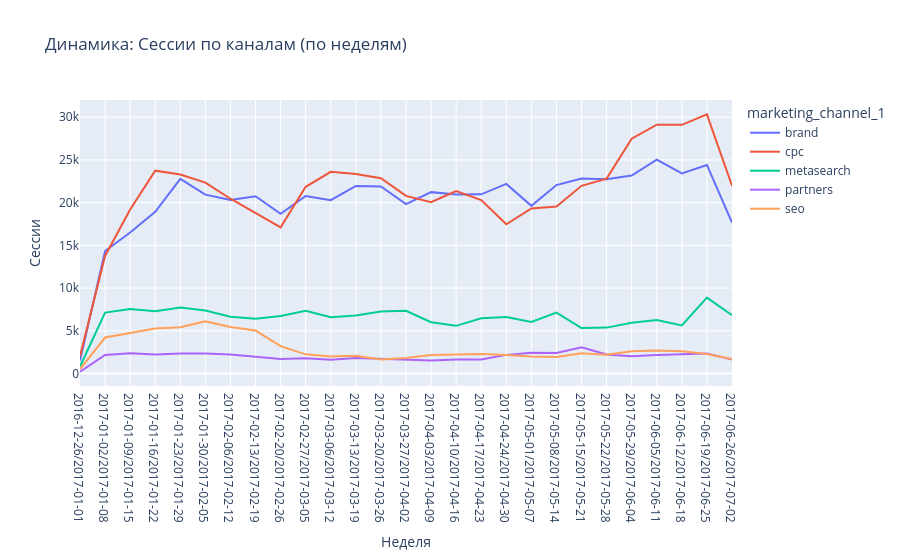
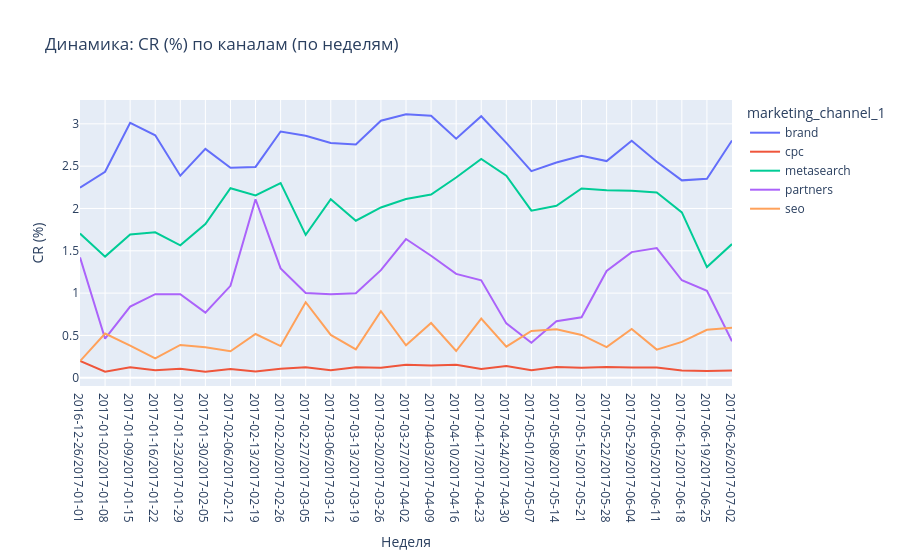
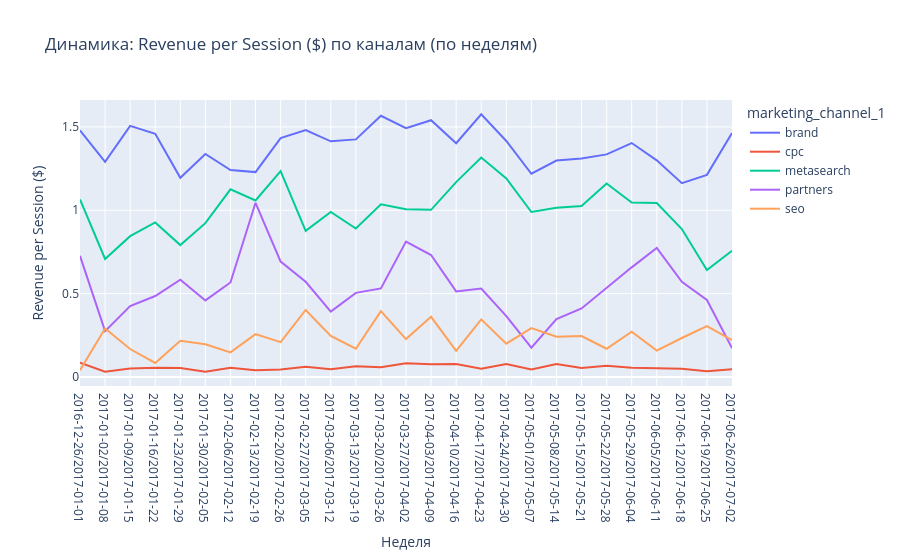

The notebook cell these images were saved under, in order:
### Markdown cell above
## 4. Динамика по времени

### Code cell
weekly = df.groupby(['week','marketing_channel_1']).agg(
    sessions=('session_id','count'),
    bookings=('session_with_booking','sum'),
    commission=('commission_usd','sum')
).reset_index()
weekly['cr'] = weekly['bookings'] / weekly['sessions'] * 100
weekly['rps'] = weekly['commission'] / weekly['sessions']
weekly['week_str'] = weekly['week'].astype(str)

for metric, title in [('sessions','Сессии'),('cr','CR (%)'),('rps','Revenue per Session ($)')]:
    fig = px.line(weekly, x='week_str', y=metric, color='marketing_channel_1',
                  title=f'Динамика: {title} по каналам (по неделям)',
                  labels={'week_str':'Неделя', metric:title})
    fig.show()
